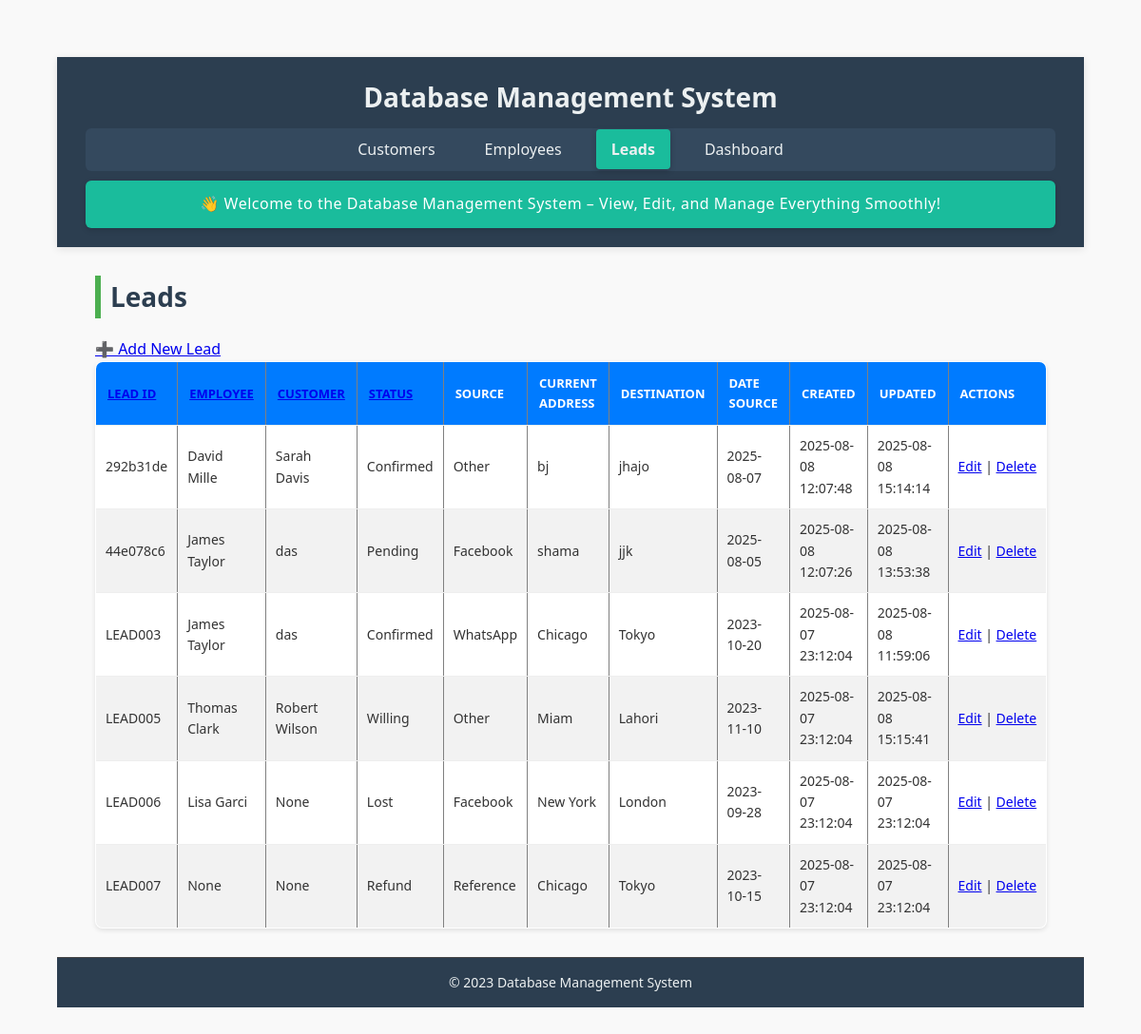
Before: /leads with the older database file.
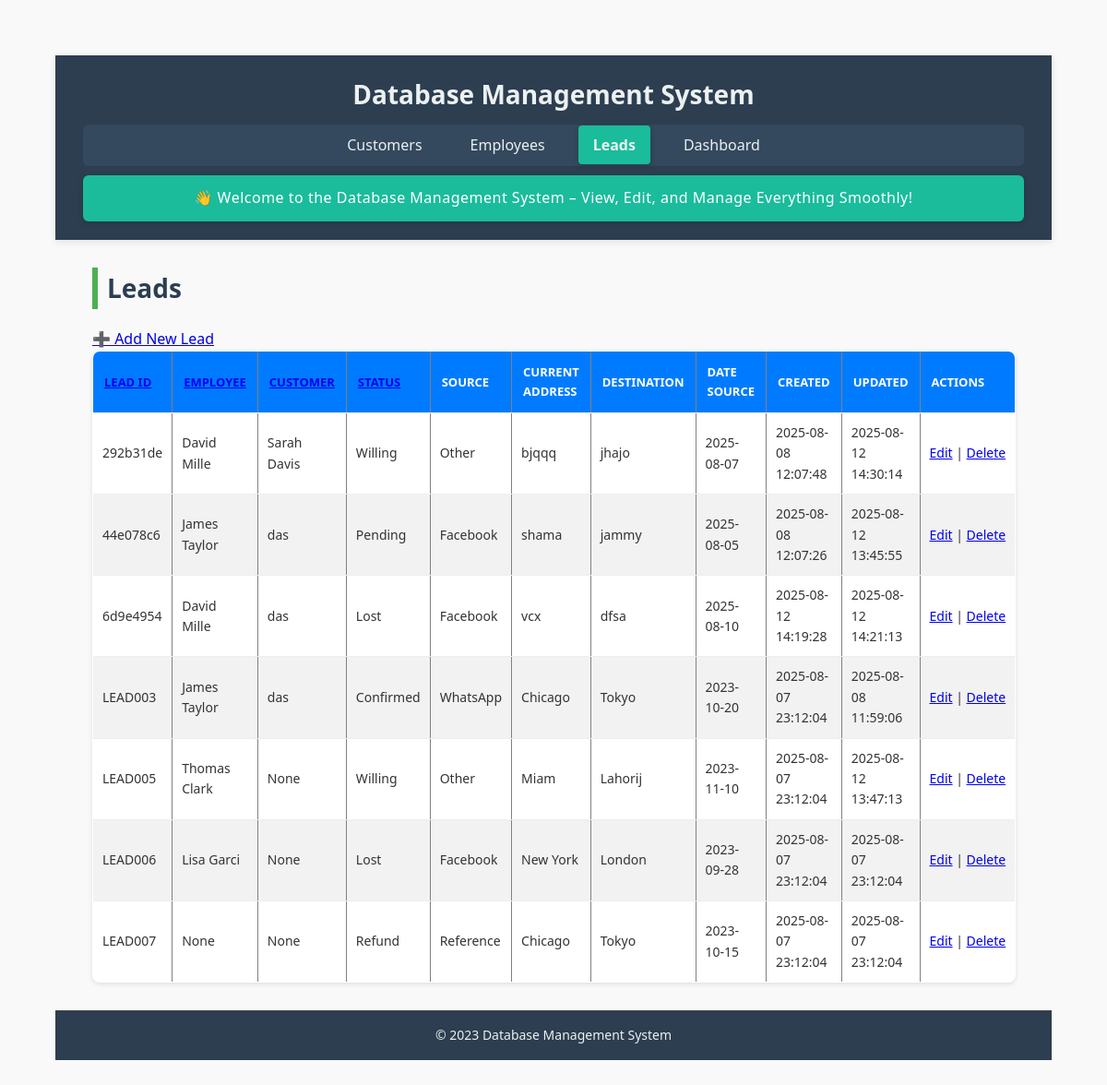
After: the same page with the newer database file.
### tables this page shows
CREATE TABLE leads (
    employeeLeadId TEXT PRIMARY KEY,
    employeeId TEXT NOT NULL,
    employeeName TEXT NOT NULL,
    employeeContactNo TEXT NOT NULL,
    customerName TEXT NOT NULL,
    customerId TEXT NOT NULL,
    customerContactNo TEXT NOT NULL,
    currentAddress TEXT NOT NULL,
    desiredDestination TEXT NOT NULL,
    status TEXT NOT NULL CHECK (status IN ('Pending', 'Contacted', 'Lost', 'Willing', 'Paid', 'Refund', 'Confirmed')),
    source TEXT NOT NULL CHECK (source IN ('Facebook', 'WhatsApp', 'Reference', 'TikTok', 'Other')),
    dateSource TEXT,
    createdAt TEXT DEFAULT CURRENT_TIMESTAMP,
    updatedAt TEXT DEFAULT CURRENT_TIMESTAMP, amountClosed REAL DEFAULT 0,
    FOREIGN KEY (employeeId) REFERENCES employees(empId),
    FOREIGN KEY (customerId) REFERENCES customers(customerId)
);

CREATE TABLE employees (
    empId TEXT PRIMARY KEY,
    empName TEXT NOT NULL,
    phoneNo TEXT,
    targetAmount REAL NOT NULL CHECK (targetAmount >= 0),
    achievedAmount REAL NOT NULL CHECK (achievedAmount >= 0),
    createdAt TEXT DEFAULT CURRENT_TIMESTAMP,
    updatedAt TEXT DEFAULT CURRENT_TIMESTAMP
);

CREATE TABLE customers (
    customerId TEXT PRIMARY KEY,
    customerName TEXT NOT NULL,
    phone TEXT NOT NULL,
    source TEXT NOT NULL,
    currentLocation TEXT NOT NULL,
    desiredDestination TEXT NOT NULL,
    dateOfArrival TEXT,
    createdAt TEXT DEFAULT CURRENT_TIMESTAMP,
    updatedAt TEXT DEFAULT CURRENT_TIMESTAMP
, status TEXT);

### app.py (the view)
@app.route('/leads', methods=['GET'])
def leads():
    filters = {
        "employeeId": request.args.get('employeeId'),
        "customerId": request.args.get('customerId'),
        "status": request.args.get('status'),
        "source": request.args.get('source')
    }
    sort_by = request.args.get('sort_by', 'employeeLeadId')
    sort_order = request.args.get('sort_order', 'asc')
    query = '''
        SELECT leads.*,
               customers.customerName AS cust_name,
               employees.empName AS emp_name
        FROM leads
        LEFT JOIN customers ON leads.customerId = customers.customerId
        LEFT JOIN employees ON leads.employeeId = employees.empId
        WHERE 1=1
    '''
    params = []
    if filters["employeeId"]:
        query += ' AND leads.employeeId = ?'
        params.append(filters["employeeId"])
    if filters["customerId"]:
        query += ' AND leads.customerId = ?'
        params.append(filters["customerId"])
    if filters["status"]:
        query += ' AND leads.status = ?'
        params.append(filters["status"])
    if filters["source"]:
        query += ' AND leads.source LIKE ?'
        params.append(f'%{filters["source"]}%')
    query += f' ORDER BY {sort_by} {sort_order.upper()}'
    with closing(get_db_connection()) as conn:
        with closing(conn.cursor()) as cursor:
            cursor.execute(query, params)
            leads = cursor.fetchall()
            employees = get_all_employees()
            customers = get_all_customers()
    return render_template("leads.html",
                         leads=leads,
                         filters=filters,
                         sort_by=sort_by,
                         sort_order=sort_order,
                         filter_options={
                             "employees": employees,
                             "customers": customers
                         })

### app.py (called while the page is built)
def get_db_connection():
    conn = sqlite3.connect(DATABASE, timeout=10)
    conn.row_factory = sqlite3.Row
    conn.execute("PRAGMA journal_mode=WAL")
    return conn

def get_all_employees():
    with closing(get_db_connection()) as conn:
        with closing(conn.cursor()) as cursor:
            cursor.execute("SELECT empId, empName FROM employees")
            return cursor.fetchall()

def get_all_customers():
    with closing(get_db_connection()) as conn:
        with closing(conn.cursor()) as cursor:
            cursor.execute("SELECT customerId, customerName FROM customers")
            return cursor.fetchall()

### templates/leads.html
{% extends "base.html" %}
{% block content %}
<h2>Leads</h2>
<a href="{{ url_for('add_lead') }}" class="add-button">➕ Add New Lead</a>
<table border="1">
    <thead>
        <tr>
            {% set new_order = 'desc' if sort_order == 'asc' else 'asc' %}
            <th><a href="{{ url_for('leads', sort_by='employeeLeadId', sort_order=new_order, **filters) }}">Lead ID</a></th>
            <th><a href="{{ url_for('leads', sort_by='employeeId', sort_order=new_order, **filters) }}">Employee</a></th>
            <th><a href="{{ url_for('leads', sort_by='customerId', sort_order=new_order, **filters) }}">Customer</a></th>
            <th><a href="{{ url_for('leads', sort_by='status', sort_order=new_order, **filters) }}">Status</a></th>
            <th>Source</th>
            <th>Current Address</th>
            <th>Destination</th>
            <th>Date Source</th>
            <th>Created</th>
            <th>Updated</th>
            <th>Actions</th>
        </tr>
    </thead>
    <tbody>
        {% for lead in leads %}
        <tr>
            <td>{{ lead.employeeLeadId }}</td>
            <td>{{ lead.emp_name }}</td>
            <td>{{ lead.cust_name }}</td>
            <td>{{ lead.status }}</td>
            <td>{{ lead.source }}</td>
            <td>{{ lead.currentAddress }}</td>
            <td>{{ lead.desiredDestination }}</td>
            <td>{{ lead.dateSource or '' }}</td>
            <td>{{ lead.createdAt }}</td>
            <td>{{ lead.updatedAt }}</td>
            <td>
                <a href="{{ url_for('edit_lead', lead_id=lead.employeeLeadId) }}">Edit</a> |
                <a href="{{ url_for('delete_lead', lead_id=lead.employeeLeadId) }}"
                   onclick="return confirm('Are you sure you want to delete this lead?')">Delete</a>
            </td>
        </tr>
        {% endfor %}
    </tbody>
</table>
{% endblock %}

### templates/base.html (shortened to what this page needs)
<!DOCTYPE html>
<html lang="en">
<head>
    <link rel="stylesheet" href="{{ url_for('static', filename='style.css') }}">
    <link rel="stylesheet" href="{{ url_for('static', filename='customers.css') }}">
    <link rel="stylesheet" href="{{ url_for('static', filename='employees.css') }}">
    <link rel="stylesheet" href="{{ url_for('static', filename='dashboard.css') }}">
</head>
<body>
    <header class="header">
        <h1>Database Management System</h1>
        <nav class="navbar">
            <ul>
                <li>
                    <a href="{{ url_for('customers') }}"
                        class="{% if request.endpoint == 'customers' %}active{% endif %}">
                        Customers
                    </a>
                </li>
                <li>
                    <a href="{{ url_for('employees') }}"
                        class="{% if request.endpoint == 'employees' %}active{% endif %}">
                        Employees
                    </a>
                </li>
                <li>
                    <a href="{{ url_for('leads') }}" class="{% if request.endpoint == 'leads' %}active{% endif %}">
                        Leads
                    </a>
                </li>
                <li>
                    <a href="{{ url_for('dashboard') }}"
                        class="{% if request.endpoint == 'dashboard' %}active{% endif %}">
                        Dashboard
                    </a>
                </li>
            </ul>
        </nav>
        <section class="welcome-banner">
            <p>👋 Welcome to the Database Management System – View, Edit, and Manage Everything Smoothly!</p>
        </section>
    </header>
    <main class="main-content">
        {% block content %}{% endblock %}
    </main>
    <footer class="footer">
        <p>&copy; 2023 Database Management System</p>
    </footer>
</body>
</html>

### static/style.css (style rules this page uses)
* { margin: 0; padding: 0; box-sizing: border-box; }
body { font-family: 'Segoe UI', Tahoma, Geneva, Verdana, sans-serif; line-height: 1.6; background-color: #f8f9fa; color: #333; min-height: 100vh; display: flex; flex-direction: column; }
header { background-color: #2c3e50; color: #ecf0f1; padding: 20px 30px; text-align: center; box-shadow: 0 2px 8px rgba(0, 0, 0, 0.1); }
header h1 { font-size: 28px; margin-bottom: 10px; }
nav ul { list-style: none; display: flex; justify-content: center; gap: 20px; padding: 10px 0; background-color: #34495e; border-radius: 6px; margin-top: 10px; }
nav ul li a { text-decoration: none; color: #ecf0f1; padding: 10px 16px; border-radius: 4px; transition: background-color 0.3s ease; }
nav ul li a.active { background-color: #1abc9c; font-weight: bold; box-shadow: 0 2px 6px rgba(0, 0, 0, 0.2); }
main { flex: 1; padding: 30px 40px; }
footer { background-color: #2c3e50; color: #ecf0f1; text-align: center; padding: 15px 0; font-size: 14px; border-top: 1px solid #444; }
.welcome-banner { background-color: #1abc9c; color: #fff; padding: 12px 20px; text-align: center; font-size: 16px; margin-top: 10px; border-radius: 6px; box-shadow: 0 2px 6px rgba(0, 0, 0, 0.15); }
.welcome-banner p { margin: 0; font-weight: 500; letter-spacing: 0.5px; }

### static/customers.css (style rules this page uses)
* { box-sizing: border-box; margin: 0; padding: 0; font-family: 'Segoe UI', Tahoma, Geneva, Verdana, sans-serif; }
body { background: #f6f9fc; color: #333; padding: 40px; }
h2 { margin-bottom: 25px; font-size: 28px; color: #222; border-left: 6px solid #4CAF50; padding-left: 10px; }
table { width: 100%; border-collapse: collapse; background: #fff; box-shadow: 0 4px 10px rgba(0,0,0,0.05); border-radius: 10px; overflow: hidden; }
thead { background-color: #4CAF50; color: white; }
th, td { padding: 12px 15px; text-align: left; font-size: 14px; border-bottom: 1px solid #eee; }
th { font-weight: 600; text-transform: uppercase; font-size: 13px; }
td:last-child { white-space: nowrap; }

### static/employees.css (style rules this page uses)
body { font-family: Arial, sans-serif; background-color: #f9f9f9; margin: 20px; color: #333; }
h2 { color: #2c3e50; margin-bottom: 20px; }
table { width: 100%; border-collapse: collapse; background-color: #ffffff; border-radius: 8px; overflow: hidden; box-shadow: 0 2px 5px rgba(0,0,0,0.1); }
thead { background-color: #007BFF; color: white; }
thead th { padding: 12px; text-align: left; font-weight: bold; }
tbody tr { border-bottom: 1px solid #ddd; }
tbody tr:nth-child(even) { background-color: #f2f2f2; }
tbody td { padding: 10px; }

Changed rows visible on the page:
changed leads "292b31de": status "Confirmed" → "Willing"; currentAddress "bj" → "bjqqq"; updatedAt "2025-08-08 15:14:14" → "2025-08-12 14:30:14"
changed leads "Pending": desiredDestination "jjk" → "jammy"; updatedAt "2025-08-08 13:53:38" → "2025-08-12 13:45:55"
added leads: employeeLeadId "6d9e4954", emp_name "David Mille", cust_name "das", status "Lost", source "Facebook", currentAddress "vcx", desiredDestination "dfsa", dateSource "2025-08-10", createdAt "2025-08-12 14:19:28", updatedAt "2025-08-12 14:21:13"
changed leads "LEAD005": cust_name "Robert Wilson" → "None"; desiredDestination "Lahori" → "Lahorij"; updatedAt "2025-08-08 15:15:41" → "2025-08-12 13:47:13"
